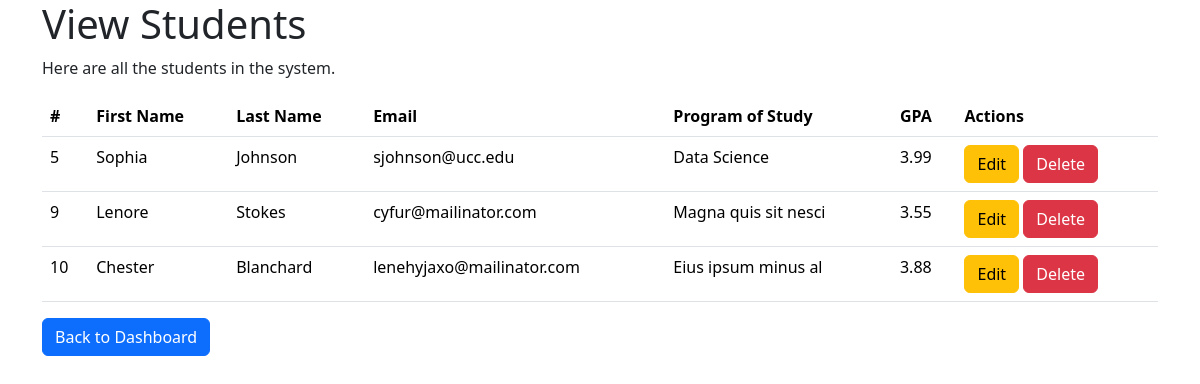
Page /admin_dashboard/student_management/view_students.php (signed in) on the committed database.
### tables this page shows
CREATE TABLE `students` (
  `student_id` int(11) NOT NULL,
  `first_name` varchar(50) NOT NULL,
  `middle_name` varchar(50) DEFAULT NULL,
  `last_name` varchar(50) NOT NULL,
  `personal_email` varchar(100) NOT NULL,
  `student_email` varchar(100) DEFAULT NULL,
  `mobile_number` varchar(15) NOT NULL,
  `home_contact` varchar(15) DEFAULT NULL,
  `work_contact` varchar(15) DEFAULT NULL,
  `home_address` varchar(255) DEFAULT NULL,
  `next_of_kin` varchar(100) DEFAULT NULL,
  `next_of_kin_contact` varchar(15) DEFAULT NULL,
  `program_of_study` varchar(100) NOT NULL,
  `gpa` decimal(3,2) DEFAULT NULL
);

### admin_dashboard/student_management/view_students.php (the view, shortened to what this page needs)
<?php
include('../../db.php');
$sql = "SELECT * FROM students";
$result = $conn->query($sql);
?>
<!DOCTYPE html>
<html lang="en">
<head>
    <link href="https://cdn.jsdelivr.net/npm/bootstrap@5.3.2/dist/css/bootstrap.min.css" rel="stylesheet">
</head>
<body>
    <div class="container">
        <h1>View Students</h1>
        <p>Here are all the students in the system.</p>
        <table class="table">
            <thead>
                <tr>
                    <th>#</th>
                    <th>First Name</th>
                    <th>Last Name</th>
                    <th>Email</th>
                    <th>Program of Study</th>
                    <th>GPA</th>
                    <th>Actions</th>
                </tr>
            </thead>
            <tbody>
                <?php
                if ($result->num_rows > 0) {
                    while ($student = $result->fetch_assoc()) {
                        echo "<tr>
                                <td>" . $student['student_id'] . "</td>
                                <td>" . $student['first_name'] . "</td>
                                <td>" . $student['last_name'] . "</td>
                                <td>" . $student['student_email'] . "</td>
                                <td>" . $student['program_of_study'] . "</td>
                                <td>" . $student['gpa'] . "</td>
                                <td>
                                    <a href='edit_student.php?student_id=" . $student['student_id'] . "' class='btn btn-warning'>Edit</a>
                                    <a href='delete_student.php?id=" . $student['student_id'] . "' class='btn btn-danger'>Delete</a>
                                </td>
                              </tr>";
                    }
                } else {
                    echo "<tr><td colspan='7'>No students found.</td></tr>";
                }
                ?>
            </tbody>
        </table>
        <a href="../admin_dashboard.php" class="btn btn-primary">Back to Dashboard</a>
    </div>
</body>
</html>

### rows in the picture
students: student_id "5", first_name "Sophia", last_name "Johnson", student_email "sjohnson@ucc.edu", program_of_study "Data Science", gpa "3.99"
students: student_id "9", first_name "Lenore", last_name "Stokes", student_email "cyfur@mailinator.com", program_of_study "Magna quis sit nesci", gpa "3.55"
students: student_id "10", first_name "Chester", last_name "Blanchard", student_email "lenehyjaxo@mailinator.com", program_of_study "Eius ipsum minus al", gpa "3.88"
